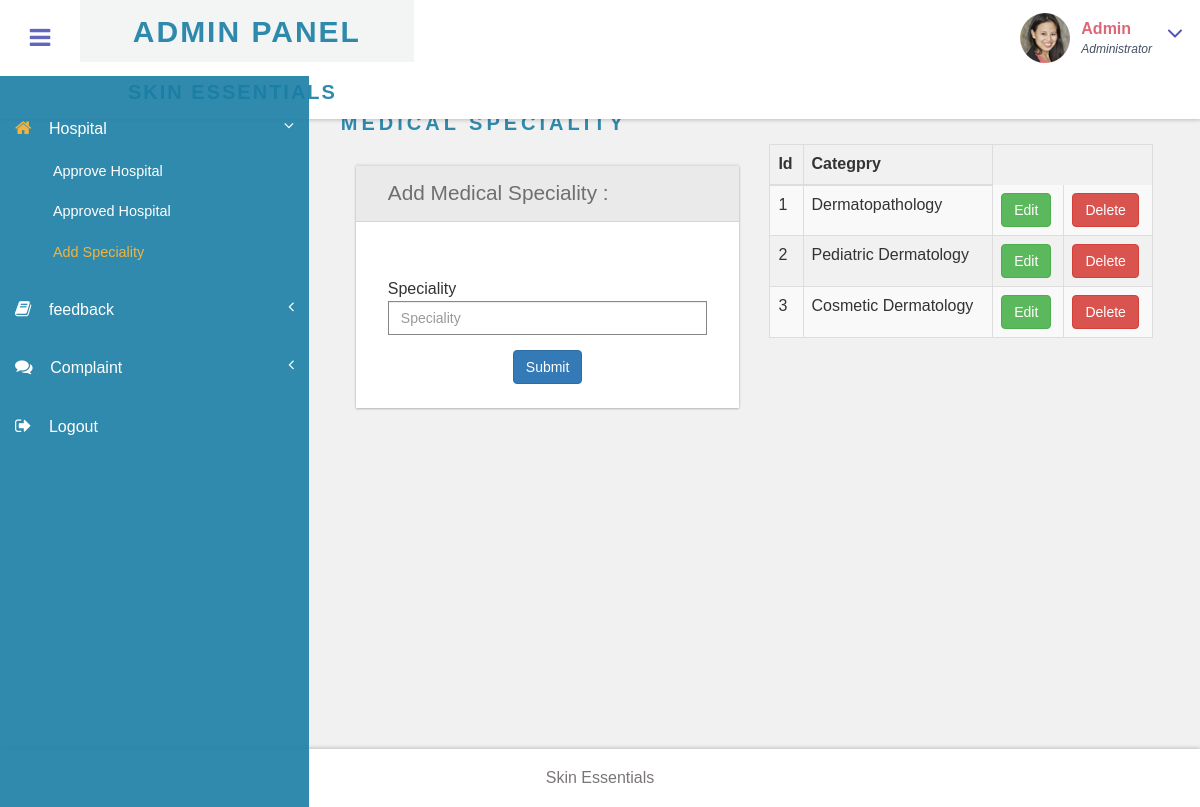
The app's page /Admin/add_speciality.php (signed in) with its own data.
### tables this page shows
CREATE TABLE `tbl_medical_speciality` (
  `medical_speciality_id` int(11) NOT NULL,
  `speciality` varchar(50) NOT NULL
);

### Admin/add_speciality.php (the view, shortened to what this page needs)
<?php include("header.php") ?>
<div id="page-wrapper">
    <div class="main-page">
        <div class="forms">
            <h3 class="title1">Medical Speciality</h3>
            <div class="col-sm-6"  style="min-height:500px;">
            <div class="form-grids row widget-shadow" data-example-id="basic-forms">
                <div class="form-title">
                    <h4>Add Medical Speciality :</h4>
                </div>
                <div class="form-body">
               <form action="" method="post" id="myform" class="row g-3">
            <div class="form-group"> <label for="">Speciality</label>
                <input type="text" class="form-control" id="" placeholder="Speciality" name="category"> </div>
                <div class="text-center" >
                <button type="submit" name="submit" class="btn btn-primary">Submit</button></div> </form>
</div>
                </div>
            </div>
        </div>
            <div class="col-sm-6" style="margin-top: 10px;">
            <?php
             include("../db.php");
             $qt=  mysqli_query($con,"select * from tbl_medical_speciality");
             $n=mysqli_num_rows($qt);
         if($n>0)
              {
                $count=1;
                ?>
              <table class="table table-striped table-bordered border-primary">
                  <thead><th>Id</th><th>Categpry</th></thead>
<?php
                  while ($rt=  mysqli_fetch_array($qt))
                                                {
                                                        ?>
                    <tr>
                                              <td><?php echo $count;?></td>
                                                <td><?php echo $rt['speciality'];?></td>
                                                <td><a href="edit_speciality.php?id=<?php echo $rt["medical_speciality_id"] ?>" class="btn btn-success">Edit</a></td>
                        <td><a href="delete_speciality.php?id=<?php echo  $rt["medical_speciality_id"] ?>"  class="btn btn-danger">Delete</a></td>
                    </tr>
                   <?php
                  $count++;
                  } ?>
                    </table>
                  <?php }
                  else{
                  ?>
                    <div class="alert alert-success"> No List Available</div>
                  <?php } ?>
            </div>
            <div class="row">
        </div>
    </div>
</div>
<?php include("footer.php") ?>

### assets/assets_admin/css/style.css (style rules this page uses)
h4, h5, h6, h1, h2, h3 { margin: 0; }
html, body { font-family:'Franklin Gothic Medium', 'Arial Narrow', Arial, sans-serif; font-size: 100%; overflow-x: hidden; background: #fff; }
body a { transition: 0.5s all ease; -webkit-transition: 0.5s all ease; -moz-transition: 0.5s all ease; -o-transition: 0.5s all ease; -ms-transition: 0.5s all ease; text-decoration:none; }
h1,h2,h3,h4,h5,h6 { margin:0; }
ul,label { margin:0; padding:0; }
.cbp-spmenu-push { overflow-x: hidden; position: relative; }
.cbp-spmenu, .cbp-spmenu-push { -webkit-transition: all 0.3s ease; -moz-transition: all 0.3s ease; transition: all 0.3s ease; }
.cbp-spmenu-push div#page-wrapper { margin: 0 0 0 19.3em; transition:.5s all; -webkit-transition:.5s all; -moz-transition:.5s all; }
.charts,.row { margin: 2em 0 0; }
.widget-shadow { background-color: #fff; box-shadow: 0 -1px 3px rgba(0,0,0,.12),0 1px 2px rgba(0,0,0,.24); -webkit-box-shadow: 0 -1px 3px rgba(0,0,0,.12),0 1px 2px rgba(0,0,0,.24); -moz-box-shadow: 0 -1px 3px rgba(0,0,0,.12),0 1px 2px rgba(0,0,0,.24); }
h3.title1 { font-size:20px; color: #197da4e5; letter-spacing: 4px; font-weight: bold; text-transform: uppercase; margin-bottom: 0.8em; }
.table > thead > tr > th, .table > tbody > tr > th, .table > tfoot > tr > th, .table > thead > tr > td, .table > tbody > tr > td, .table > tfoot > tr > td { border-top: none; }
.forms h3.title1 { margin-bottom:0; }
.forms h4 { font-size: 1.3em; color: #6F6F6F; }
.form-title { padding: 1em 2em; background-color: #EAEAEA; border-bottom: 1px solid #D6D5D5; }
.form-body { padding: 1.5em 2em; }
.forms label { font-weight: 400; }
.form-control { border-radius: inherit; }

### assets/assets_admin/css/custom.css (style rules this page uses)
#page-wrapper { padding:7em 2em 2.5em; background-color: #F1F1F1; }

### records on screen
tbl_medical_speciality: speciality "Dermatopathology"
tbl_medical_speciality: speciality "Pediatric Dermatology"
tbl_medical_speciality: speciality "Cosmetic Dermatology"
